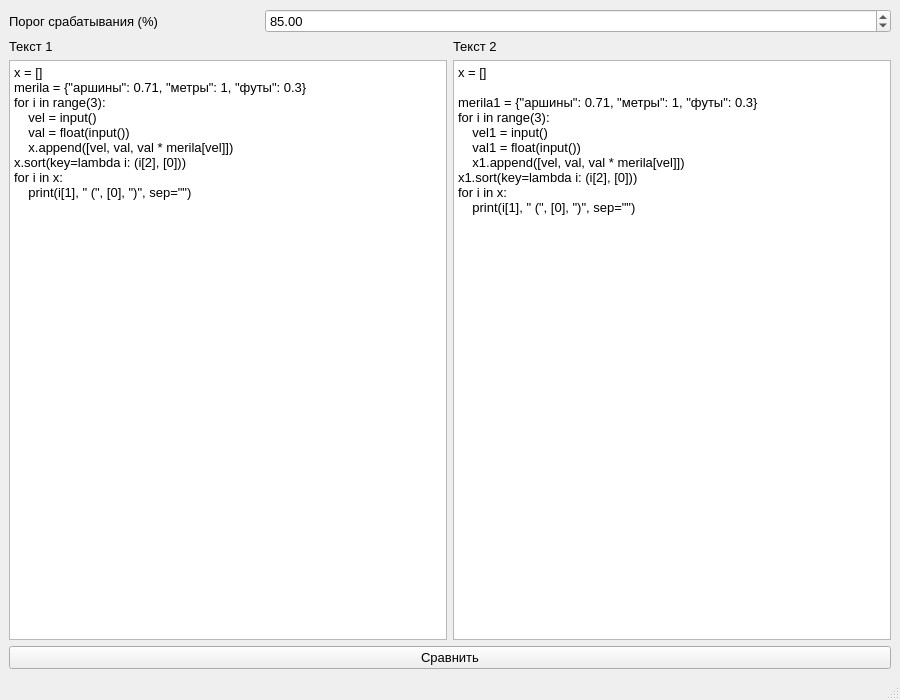
<?xml version="1.0" encoding="UTF-8"?>
<ui version="4.0">
 <class>MainWindow</class>
 <widget class="QMainWindow" name="MainWindow">
  <property name="geometry">
   <rect>
    <x>0</x>
    <y>0</y>
    <width>900</width>
    <height>700</height>
   </rect>
  </property>
  <property name="minimumSize">
   <size>
    <width>900</width>
    <height>700</height>
   </size>
  </property>
  <property name="windowTitle">
   <string>Антиплагиат v0.0001</string>
  </property>
  <widget class="QWidget" name="centralwidget">
   <layout class="QVBoxLayout" name="verticalLayout">
    <item>
     <layout class="QHBoxLayout" name="horizontalLayout">
      <item>
       <widget class="QLabel" name="labelTriggerPoint">
        <property name="sizePolicy">
         <sizepolicy hsizetype="MinimumExpanding" vsizetype="Preferred">
          <horstretch>20</horstretch>
          <verstretch>0</verstretch>
         </sizepolicy>
        </property>
        <property name="font">
         <font>
          <pointsize>10</pointsize>
         </font>
        </property>
        <property name="text">
         <string>Порог срабатывания (%)</string>
        </property>
       </widget>
      </item>
      <item>
       <widget class="QDoubleSpinBox" name="doubleSpinBoxTriggerPoint">
        <property name="sizePolicy">
         <sizepolicy hsizetype="MinimumExpanding" vsizetype="Fixed">
          <horstretch>50</horstretch>
          <verstretch>0</verstretch>
         </sizepolicy>
        </property>
        <property name="font">
         <font>
          <pointsize>10</pointsize>
         </font>
        </property>
        <property name="value">
         <double>85.000000000000000</double>
        </property>
       </widget>
      </item>
     </layout>
    </item>
    <item>
     <layout class="QGridLayout" name="gridLayout">
      <item row="0" column="0">
       <widget class="QLabel" name="labelText1">
        <property name="font">
         <font>
          <pointsize>10</pointsize>
         </font>
        </property>
        <property name="text">
         <string>Текст 1</string>
        </property>
       </widget>
      </item>
      <item row="0" column="1">
       <widget class="QLabel" name="labelText2">
        <property name="font">
         <font>
          <pointsize>10</pointsize>
         </font>
        </property>
        <property name="text">
         <string>Текст 2</string>
        </property>
       </widget>
      </item>
      <item row="1" column="0">
       <widget class="QPlainTextEdit" name="plainTextEdit1">
        <property name="font">
         <font>
          <pointsize>10</pointsize>
         </font>
        </property>
        <property name="plainText">
         <string>x = []
merila = {&quot;аршины&quot;: 0.71, &quot;метры&quot;: 1, &quot;футы&quot;: 0.3}
for i in range(3):
    vel = input()
    val = float(input())
    x.append([vel, val, val * merila[vel]])
x.sort(key=lambda i: (i[2], [0]))
for i in x:
    print(i[1], &quot; (&quot;, [0], &quot;)&quot;, sep=&quot;&quot;)</string>
        </property>
        <property name="placeholderText">
         <string/>
        </property>
       </widget>
      </item>
      <item row="1" column="1">
       <widget class="QPlainTextEdit" name="plainTextEdit2">
        <property name="font">
         <font>
          <pointsize>10</pointsize>
         </font>
        </property>
        <property name="plainText">
         <string>x = []

merila1 = {&quot;аршины&quot;: 0.71, &quot;метры&quot;: 1, &quot;футы&quot;: 0.3}
for i in range(3):
    vel1 = input()
    val1 = float(input())
    x1.append([vel, val, val * merila[vel]])
x1.sort(key=lambda i: (i[2], [0]))
for i in x:
    print(i[1], &quot; (&quot;, [0], &quot;)&quot;, sep=&quot;&quot;)</string>
        </property>
       </widget>
      </item>
     </layout>
    </item>
    <item>
     <widget class="QPushButton" name="btnCompare">
      <property name="font">
       <font>
        <pointsize>10</pointsize>
       </font>
      </property>
      <property name="text">
       <string>Сравнить</string>
      </property>
     </widget>
    </item>
   </layout>
  </widget>
  <widget class="QStatusBar" name="statusBar"/>
 </widget>
 <resources/>
 <connections/>
</ui>
